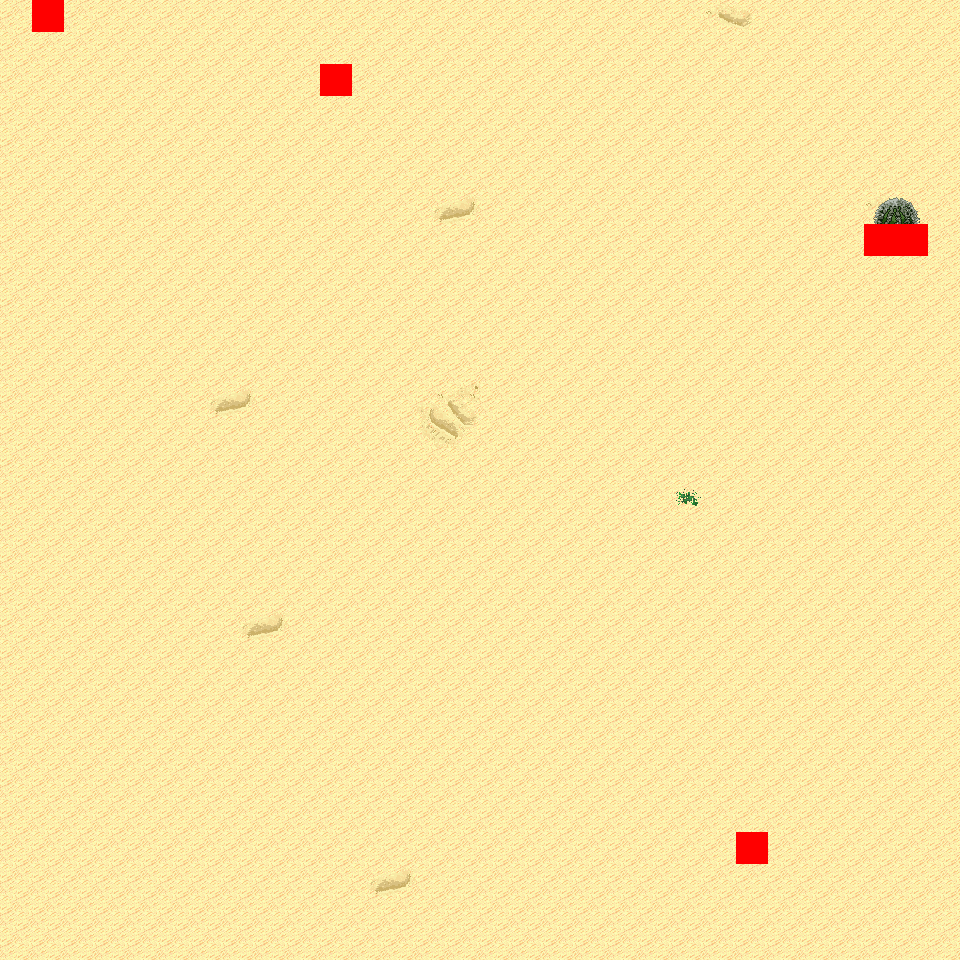

Tiled map render using the project's own tile images. Description and the map definition, with tile-layer contents summarised, below:
An orthogonal 30x30 tile map with 32x32 px tiles, 6 tile layers (Ground, Object, Object2, Above, ...), 6 tilesets and 5 objects (5x mapExit).

<map version="1.0" orientation="orthogonal" renderorder="right-down" width="30" height="30" tilewidth="32" tileheight="32" nextobjectid="6">
  <tileset firstgid="1" name="tileset_logic_collision" tilewidth="32" tileheight="32" tilecount="1" columns="1">
    <image source="../drawable/tileset_logic_collision.png" width="32" height="32" />
  </tileset>
  <tileset firstgid="2" name="tileset_terrain_desert" tilewidth="32" tileheight="32" tilecount="88" columns="8">
    <image source="../drawable/tileset_terrain_desert.png" width="256" height="352" />
  </tileset>
  <tileset firstgid="90" name="tileset_ground_sand_2" tilewidth="32" tileheight="32" tilecount="15" columns="5">
    <image source="../drawable/tileset_ground_sand_2.png" width="160" height="96" />
  </tileset>
  <tileset firstgid="105" name="tileset_plant_cactus_2" tilewidth="32" tileheight="32" tilecount="10" columns="5">
    <image source="../drawable/tileset_plant_cactus_2.png" width="160" height="64" />
  </tileset>
  <tileset firstgid="115" name="tileset_plant_cactus" tilewidth="32" tileheight="32" tilecount="2" columns="1">
    <image source="../drawable/tileset_plant_cactus.png" width="32" height="64" />
  </tileset>
  <tileset firstgid="117" name="tileset_plant_round_cactuses" tilewidth="32" tileheight="32" tilecount="20" columns="10">
    <image source="../drawable/tileset_plant_round_cactuses.png" width="320" height="64" />
  </tileset>
  <layer name="Ground" width="30" height="30">
    <data>[900 cells, 900 non-empty, 11 distinct tile ids]</data>
  </layer>
  <layer name="Object" width="30" height="30">
    <data>[900 cells, 4 non-empty, 3 distinct tile ids]</data>
  </layer>
  <layer name="Object2" width="30" height="30">
    <data>[900 cells, 0 non-empty, 0 distinct tile ids]</data>
  </layer>
  <layer name="Above" width="30" height="30">
    <data>[900 cells, 2 non-empty, 2 distinct tile ids]</data>
  </layer>
  <layer name="Above2" width="30" height="30">
    <data>[900 cells, 0 non-empty, 0 distinct tile ids]</data>
  </layer>
  <layer name="Walkable" width="30" height="30">
    <data>[900 cells, 5 non-empty, 1 distinct tile ids]</data>
  </layer>
  <objectgroup name="MapEvents">
    <object id="1" name="north" type="mapExit" x="0" y="0" width="32" height="32">
      <properties>
        <property name="map" value="level_0_x19_y130" />
        <property name="x" value="0" />
        <property name="y" value="28" />
      </properties>
    </object>
    <object id="2" name="north2" type="mapExit" x="64" y="0" width="896" height="32">
      <properties>
        <property name="map" value="level_0_x19_y130" />
        <property name="x" value="2" />
        <property name="y" value="28" />
      </properties>
    </object>
    <object id="3" name="south" type="mapExit" x="0" y="928" width="960" height="32">
      <properties>
        <property name="map" value="level_0_x19_y132" />
        <property name="x" value="0" />
        <property name="y" value="1" />
      </properties>
    </object>
    <object id="4" name="west" type="mapExit" x="0" y="0" width="32" height="960">
      <properties>
        <property name="map" value="level_0_x18_y131" />
        <property name="x" value="28" />
        <property name="y" value="0" />
      </properties>
    </object>
    <object id="5" name="east" type="mapExit" x="928" y="0" width="32" height="960">
      <properties>
        <property name="map" value="level_0_x20_y131" />
        <property name="x" value="1" />
        <property name="y" value="0" />
      </properties>
    </object>
  </objectgroup>
</map>
